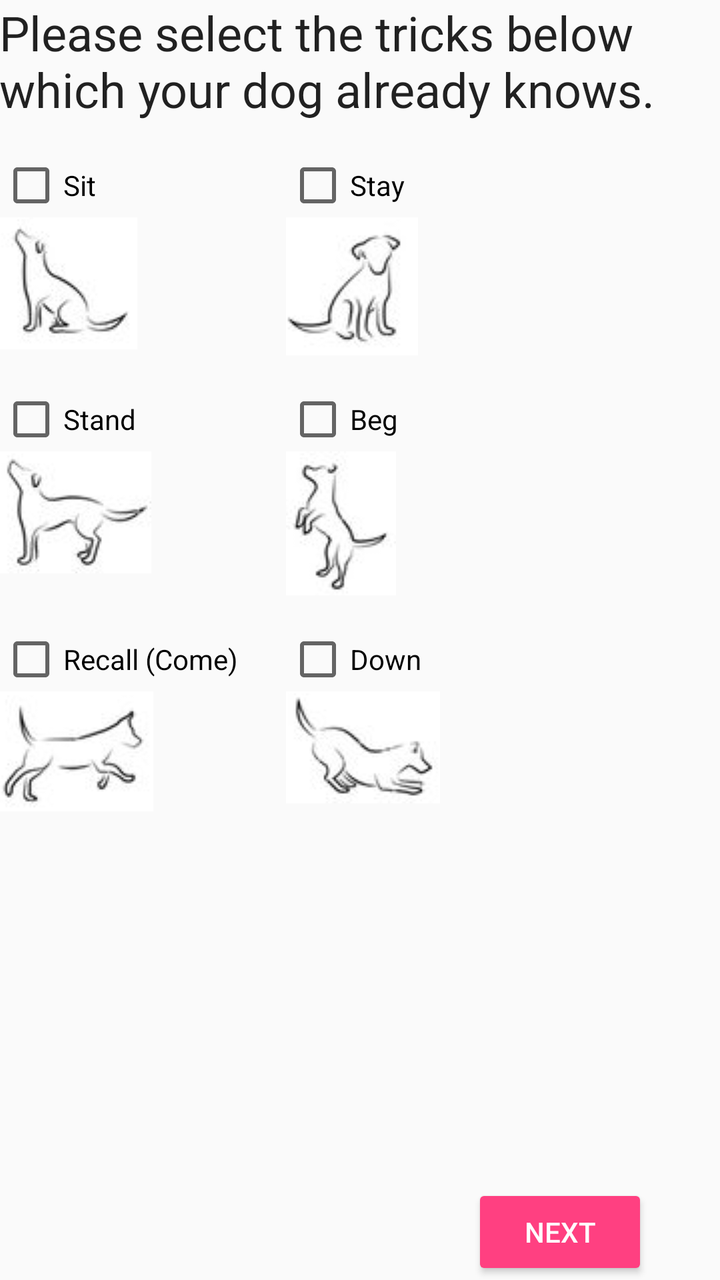
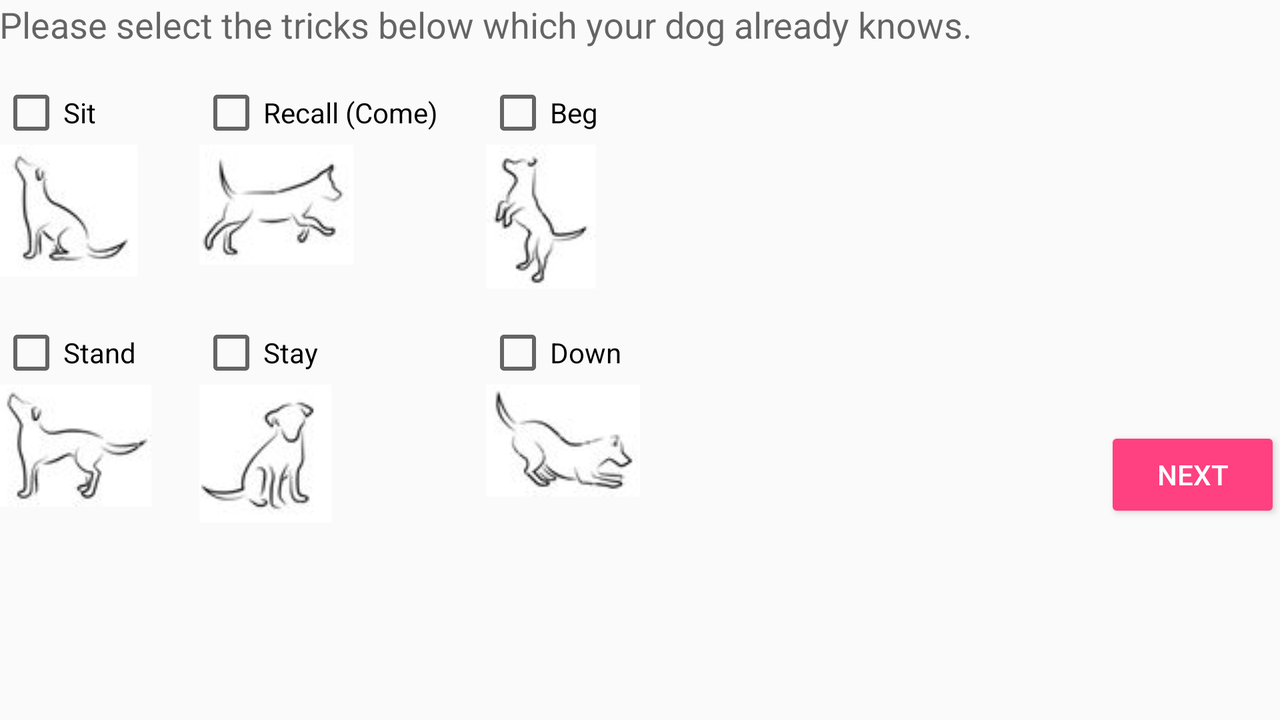

An Android layout and its configuration variant, each rendered on a device that would load it. The default file and the variant file are quoted in full after the pictures.
<!-- AndroidManifest.xml: application theme AppTheme -->
<!-- res/layout/content_trick_selection.xml -->
<?xml version="1.0" encoding="utf-8"?>
<RelativeLayout xmlns:android="http://schemas.android.com/apk/res/android"
    xmlns:app="http://schemas.android.com/apk/res-auto"
    xmlns:tools="http://schemas.android.com/tools"
    android:layout_width="match_parent"
    android:layout_height="match_parent"
    android:paddingBottom="@dimen/activity_vertical_margin"
    android:paddingLeft="@dimen/activity_horizontal_margin"
    android:paddingRight="@dimen/activity_horizontal_margin"
    android:paddingTop="@dimen/activity_vertical_margin"
    app:layout_behavior="@string/appbar_scrolling_view_behavior"
    tools:context=".TrickSelectionActivity"
    tools:showIn="@layout/activity_trick_selection">

    <android.support.design.widget.AppBarLayout
        android:layout_width="match_parent"
        android:layout_height="wrap_content"
        android:theme="@style/AppTheme.AppBarOverlay">
    </android.support.design.widget.AppBarLayout>

    <TextView
        android:layout_width="wrap_content"
        android:layout_height="wrap_content"
        android:textAppearance="?android:attr/textAppearanceLarge"
        android:text="@string/trickEntryInstructions"
        android:id="@+id/textView"
        android:layout_alignParentTop="true"
        android:layout_alignParentLeft="true"
        android:layout_alignParentStart="true"
        style="@style/TextAppearance.AppCompat.Headline" />

    <GridLayout
        android:layout_width="wrap_content"
        android:layout_height="wrap_content"
        android:columnCount="2"
        android:rowCount="6"
        android:id="@+id/trickSelectionGridLayout"
        android:layout_below="@+id/textView"
        android:layout_alignParentLeft="true"
        android:layout_alignParentStart="true"
        android:columnOrderPreserved="false">

        <CheckBox
            android:layout_width="wrap_content"
            android:layout_height="wrap_content"
            android:text="@string/sit"
            android:id="@+id/sitCheckBox"
            android:layout_marginTop="16dp"
            android:checked="false"
            android:layout_row="0"
            android:layout_column="0"
            android:layout_marginRight="24dp"
            android:layout_marginEnd="24dp"/>

        <ImageView
            android:layout_width="wrap_content"
            android:layout_height="wrap_content"
            android:id="@+id/imageView"
            android:src="@drawable/sit"
            android:contentDescription="@string/sit"
            android:layout_row="1"
            android:layout_column="1" />

        <CheckBox
            android:layout_width="wrap_content"
            android:layout_height="wrap_content"
            android:text="@string/stand"
            android:id="@+id/standCheckBox"
            android:checked="false"
            android:layout_row="2"
            android:layout_column="0"
            android:layout_marginTop="16dp"
            android:layout_marginRight="24dp"
            android:layout_marginEnd="24dp" />

        <CheckBox
            android:layout_width="wrap_content"
            android:layout_height="wrap_content"
            android:text="@string/beg"
            android:id="@+id/begCheckBox"
            android:checked="false"
            android:layout_row="2"
            android:layout_column="1"
            android:layout_marginTop="16dp" />

        <ImageView
            android:layout_width="wrap_content"
            android:layout_height="wrap_content"
            android:id="@+id/imageView4"
            android:src="@drawable/stand"
            android:contentDescription="@string/stand"
            android:layout_row="3"
            android:layout_column="0"
            android:layout_marginRight="24dp"
            android:layout_marginEnd="24dp" />

        <CheckBox
            android:layout_width="wrap_content"
            android:layout_height="wrap_content"
            android:text="@string/stay"
            android:id="@+id/stayCheckBox"
            android:checked="false"
            android:layout_column="1"
            android:layout_row="0"
            android:layout_marginTop="16dp" />

        <ImageView
            android:layout_width="wrap_content"
            android:layout_height="wrap_content"
            android:id="@+id/imageView2"
            android:src="@drawable/stay"
            android:contentDescription="@string/stay"
            android:layout_column="0"
            android:layout_row="1"
            android:layout_marginRight="24dp"
            android:layout_marginEnd="24dp" />

        <ImageView
            android:layout_width="wrap_content"
            android:layout_height="wrap_content"
            android:id="@+id/imageView6"
            android:src="@drawable/beg"
            android:contentDescription="@string/beg"
            android:layout_row="3"
            android:layout_column="1" />

        <CheckBox
            android:layout_width="wrap_content"
            android:layout_height="wrap_content"
            android:text="@string/recall"
            android:id="@+id/comeCheckBox"
            android:checked="false"
            android:layout_marginTop="16dp"
            android:layout_row="4"
            android:layout_column="0"
            android:layout_marginRight="24dp"
            android:layout_marginEnd="24dp" />

        <CheckBox
            android:layout_width="wrap_content"
            android:layout_height="wrap_content"
            android:text="@string/down"
            android:id="@+id/downCheckBox"
            android:checked="false"
            android:layout_marginTop="16dp"
            android:layout_row="4"
            android:layout_column="1" />

        <ImageView
            android:layout_width="wrap_content"
            android:layout_height="wrap_content"
            android:id="@+id/imageView5"
            android:src="@drawable/recall"
            android:contentDescription="@string/recall"
            android:layout_row="5"
            android:layout_column="0"
            android:layout_marginRight="24dp"
            android:layout_marginEnd="24dp" />

        <ImageView
            android:layout_width="wrap_content"
            android:layout_height="wrap_content"
            android:id="@+id/imageView3"
            android:src="@drawable/down"
            android:contentDescription="@string/down"
            android:layout_row="5"
            android:layout_column="1" />

    </GridLayout>

    <Button
        android:layout_width="wrap_content"
        android:layout_height="wrap_content"
        android:text="@string/buttonNext"
        android:id="@+id/submitTricks"
        android:onClick=""
        android:layout_alignParentBottom="true"
        android:layout_toRightOf="@+id/trickSelectionGridLayout"
        android:layout_toEndOf="@+id/trickSelectionGridLayout"
        android:layout_marginLeft="16dp"
        android:layout_marginStart="16dp"
        style="@style/Base.Widget.AppCompat.Button.Colored" />

</RelativeLayout>
<!-- resources referenced by this layout -->
<resources>
  <!-- drawable beg: png bitmap (drawable, 3160 bytes) -->
  <!-- drawable down: png bitmap (drawable, 3352 bytes) -->
  <!-- drawable recall: png bitmap (drawable, 3686 bytes) -->
  <!-- drawable sit: png bitmap (drawable, 4156 bytes) -->
  <!-- drawable stand: png bitmap (drawable, 3579 bytes) -->
  <!-- drawable stay: png bitmap (drawable, 3207 bytes) -->
  <string name="beg">Beg</string>
  <string name="buttonNext">Next</string>
  <string name="down">Down</string>
  <string name="recall">Recall (Come)</string>
  <string name="sit">Sit</string>
  <string name="stand">Stand</string>
  <string name="stay">Stay</string>
  <string name="trickEntryInstructions">Please select the tricks below which your dog already knows.</string>
  <style name="AppTheme.AppBarOverlay" parent="ThemeOverlay.AppCompat.Dark.ActionBar" />
  <style name="AppTheme" parent="Base.Theme.AppCompat.Light.DarkActionBar">
          
          <item name="colorPrimary">@color/colorPrimary</item>
          <item name="colorPrimaryDark">@color/colorPrimaryDark</item>
          <item name="colorAccent">@color/colorAccent</item>
      </style>
  <color name="colorPrimary">#3F51B5</color>
  <color name="colorPrimaryDark">#303F9F</color>
  <color name="colorAccent">#FF4081</color>
</resources>
<!-- res/layout-land/content_trick_selection.xml (the repository's variant of the layout above) -->
<!-- drawn on the phone turned sideways -->
<?xml version="1.0" encoding="utf-8"?>
<RelativeLayout xmlns:android="http://schemas.android.com/apk/res/android"
    xmlns:app="http://schemas.android.com/apk/res-auto"
    xmlns:tools="http://schemas.android.com/tools"
    android:layout_width="match_parent"
    android:layout_height="match_parent"
    android:paddingBottom="@dimen/activity_vertical_margin"
    android:paddingLeft="@dimen/activity_horizontal_margin"
    android:paddingRight="@dimen/activity_horizontal_margin"
    android:paddingTop="@dimen/activity_vertical_margin"
    app:layout_behavior="@string/appbar_scrolling_view_behavior"
    tools:context=".TrickSelectionActivity"
    tools:showIn="@layout/activity_trick_selection">

    <android.support.design.widget.AppBarLayout
        android:layout_width="match_parent"
        android:layout_height="wrap_content"
        android:theme="@style/AppTheme.AppBarOverlay">
    </android.support.design.widget.AppBarLayout>

    <TextView
        android:layout_width="wrap_content"
        android:layout_height="wrap_content"
        android:textAppearance="?android:attr/textAppearanceLarge"
        android:text="@string/trickEntryInstructions"
        android:id="@+id/textView"
        android:layout_alignParentTop="true"
        android:layout_alignParentLeft="true"
        android:layout_alignParentStart="true"
        style="@style/TextAppearance.AppCompat.Medium" />

    <GridLayout
        android:layout_width="wrap_content"
        android:layout_height="wrap_content"
        android:columnCount="9"
        android:rowCount="4"
        android:id="@+id/trickSelectionGridLayout"
        android:columnOrderPreserved="false"
        android:layout_alignParentBottom="false"
        android:layout_below="@+id/textView"
        android:layout_toLeftOf="@+id/submitTricks"
        android:layout_alignParentLeft="true"
        android:layout_alignParentStart="true">

        <CheckBox
            android:layout_width="wrap_content"
            android:layout_height="wrap_content"
            android:text="@string/sit"
            android:id="@+id/sitCheckBox"
            android:layout_marginTop="16dp"
            android:checked="false"
            android:layout_row="0"
            android:layout_column="0"
            android:layout_marginRight="24dp"
            android:layout_marginEnd="24dp"/>

        <ImageView
            android:layout_width="wrap_content"
            android:layout_height="wrap_content"
            android:id="@+id/imageView5"
            android:src="@drawable/recall"
            android:contentDescription="@string/recall"
            android:layout_row="1"
            android:layout_column="1"
            android:layout_marginRight="24dp"
            android:layout_marginEnd="24dp" />

        <CheckBox
            android:layout_width="wrap_content"
            android:layout_height="wrap_content"
            android:text="@string/stand"
            android:id="@+id/standCheckBox"
            android:checked="false"
            android:layout_row="2"
            android:layout_column="0"
            android:layout_marginTop="16dp"
            android:layout_marginRight="24dp"
            android:layout_marginEnd="24dp" />

        <CheckBox
            android:layout_width="wrap_content"
            android:layout_height="wrap_content"
            android:text="@string/stay"
            android:id="@+id/stayCheckBox"
            android:checked="false"
            android:layout_column="1"
            android:layout_row="2"
            android:layout_marginTop="16dp"
            android:layout_marginRight="24dp"
            android:layout_marginEnd="24dp"/>

        <CheckBox
            android:layout_width="wrap_content"
            android:layout_height="wrap_content"
            android:text="@string/down"
            android:id="@+id/downCheckBox"
            android:checked="false"
            android:layout_marginTop="16dp"
            android:layout_row="2"
            android:layout_column="2"
            android:layout_marginRight="24dp"
            android:layout_marginEnd="24dp"/>

        <ImageView
            android:layout_width="wrap_content"
            android:layout_height="wrap_content"
            android:id="@+id/imageView4"
            android:src="@drawable/stand"
            android:contentDescription="@string/stand"
            android:layout_row="3"
            android:layout_column="0"
            android:layout_marginRight="24dp"
            android:layout_marginEnd="24dp" />

        <CheckBox
            android:layout_width="wrap_content"
            android:layout_height="wrap_content"
            android:text="@string/recall"
            android:id="@+id/comeCheckBox"
            android:checked="false"
            android:layout_marginTop="16dp"
            android:layout_row="0"
            android:layout_column="1"
            android:layout_marginRight="24dp"
            android:layout_marginEnd="24dp" />

        <CheckBox
            android:layout_width="wrap_content"
            android:layout_height="wrap_content"
            android:text="@string/beg"
            android:id="@+id/begCheckBox"
            android:checked="false"
            android:layout_row="0"
            android:layout_column="2"
            android:layout_marginTop="16dp"
            android:layout_marginRight="24dp"
            android:layout_marginEnd="24dp"/>

        <ImageView
            android:layout_width="wrap_content"
            android:layout_height="wrap_content"
            android:id="@+id/imageView2"
            android:src="@drawable/stay"
            android:contentDescription="@string/stay"
            android:layout_column="0"
            android:layout_row="1"
            android:layout_marginRight="24dp"
            android:layout_marginEnd="24dp" />

        <ImageView
            android:layout_width="wrap_content"
            android:layout_height="wrap_content"
            android:id="@+id/imageView"
            android:src="@drawable/sit"
            android:contentDescription="@string/sit"
            android:layout_row="3"
            android:layout_column="1"
            android:layout_marginRight="24dp"
            android:layout_marginEnd="24dp"/>

        <ImageView
            android:layout_width="wrap_content"
            android:layout_height="wrap_content"
            android:id="@+id/imageView6"
            android:src="@drawable/beg"
            android:contentDescription="@string/beg"
            android:layout_row="1"
            android:layout_column="2"
            android:layout_marginRight="24dp"
            android:layout_marginEnd="24dp"/>

        <ImageView
            android:layout_width="wrap_content"
            android:layout_height="wrap_content"
            android:id="@+id/imageView3"
            android:src="@drawable/down"
            android:contentDescription="@string/down"
            android:layout_row="3"
            android:layout_column="2"
            android:layout_marginRight="24dp"
            android:layout_marginEnd="24dp"/>

    </GridLayout>

    <Button
        android:layout_width="wrap_content"
        android:layout_height="wrap_content"
        android:text="@string/buttonNext"
        android:id="@+id/submitTricks"
        android:onClick=""
        style="@style/Base.Widget.AppCompat.Button.Colored"
        android:layout_alignBottom="@+id/trickSelectionGridLayout"
        android:layout_alignParentRight="true"
        android:layout_alignParentEnd="true" />

</RelativeLayout>
